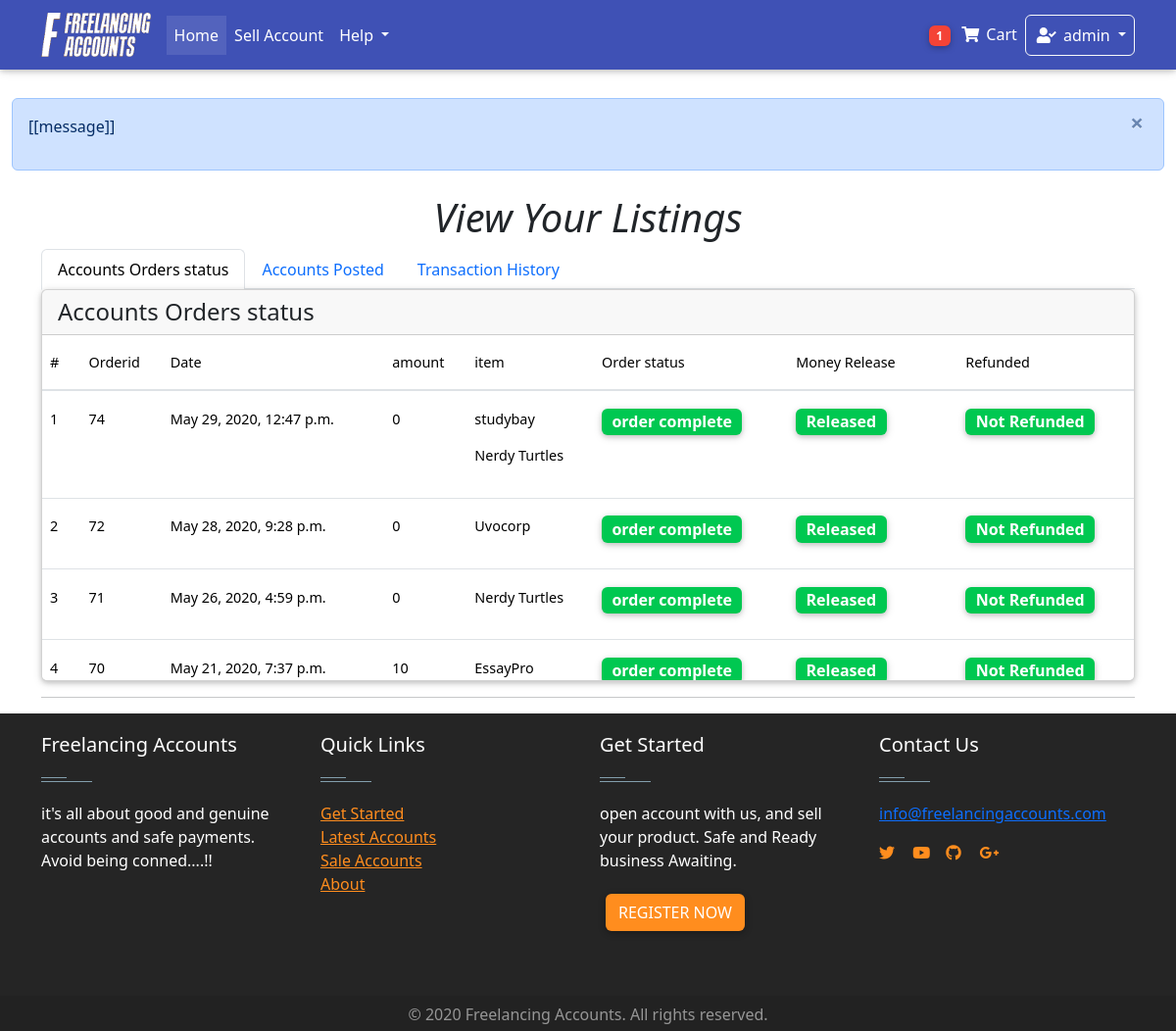
Page /dashboard/transactions/ (signed in) on the committed database.
### Home/models.py (models this page shows, shortened)
class Order(models.Model):
    user = models.ForeignKey(settings.AUTH_USER_MODEL,on_delete = models.CASCADE)
    items = models.ManyToManyField(OrderItem)
    start_date = models.DateField(auto_now_add = True)
    ordered_date = models.DateTimeField()
    ordered = models.BooleanField(default = False)
    seller = models.ForeignKey(settings.AUTH_USER_MODEL,on_delete = models.CASCADE, related_name="user", blank=True, null = True)
    amount = models.IntegerField(default=0.0)
    released = models.BooleanField(default=False)
    refund = models.BooleanField(default=False)
    billing_address = models.ForeignKey(
        "BillingAddress", on_delete = models.SET_NULL, blank = True, null = True)

class OrderItem(models.Model):
    user = models.ForeignKey(settings.AUTH_USER_MODEL,on_delete = models.CASCADE)
    item = models.ForeignKey(Item, on_delete = models.CASCADE)
    quantity = models.IntegerField(default= 1)
    ordered = models.BooleanField(default = False)

class Item(models.Model):
    created_by = models.ForeignKey(settings.AUTH_USER_MODEL,on_delete = models.CASCADE,blank = True, null = True, editable = False)
    created_at = models.DateTimeField(auto_now_add= True, blank = True, null = True )
    title = models.CharField(max_length = 100)
    price = models.FloatField(default = 0.0)
    discountprice = models.FloatField(blank= True, null = True)
    category = models.CharField(choices = Category_choices, max_length=2)
    label = models.CharField(choices = Label_choices, max_length=1)
    Level = models.CharField(choices = Level_choices, max_length = 15 ,blank= True, null = True)
    finished_orders = models.IntegerField(default = 1)
    rating = models.IntegerField(default = 50 )
    Reviews =models.IntegerField( default = 1)
    profile = models.CharField( max_length = 20)
    description = models.TextField()
    diplay_pic = models.ImageField(upload_to = "display_pics/%Y%m%d/", max_length =255 )
    contact = models.CharField(max_length=15 ,null = True,blank= True)
    sold = models.BooleanField(default=False)
    def get_discount_price(self):
        discount = self.price - self.discountprice
        return discount

### dashboard/views.py (the view)
# urls.py: path('transactions/', views.TransactionsView.as_view(), name = "transactions"),
class TransactionsView(generic.ListView):
    model = WithdrawPayouts
    template_name = "dashboard/view_transactions.html"
    def get_context_data(self, **kwargs):
        context = super(TransactionsView, self).get_context_data(**kwargs)
        order = Order.objects.filter(seller = self.request.user).order_by("-ordered_date")
        items = Item.objects.filter(created_by = self.request.user).order_by("-created_at")
        context["items"] = items
        context["order"] = order
        return context

### Home/templatetags/cart_template_tags.py (called while the page is built)
@register.filter
def cart_item_count(user):
    if user.is_authenticated:
        qs = Order.objects.filter(user = user, ordered = False)
        if qs.exists():
            return qs[0].items.count()
    return 0

@register.filter
def account_cash(user):
    if user.is_authenticated:
        qs = AccountsModel.objects.get(user= user)
        amount= qs.amount
        return amount

### Home/templatetags/login_tag.py (called while the page is built)
@register.inclusion_tag('logins/login_form.html')
def login_form_tag(current_page=None):
    return {'loginform': LoginForm(),
            'redirect_to': current_page}

### Home/templates/dashboard/view_transactions.html (shortened to what this page needs)
{% extends 'base.html' %}
{% block content%}
    <main class="container ">
      <h1 class="text-center"><i> View Your Listings </i></h1>
        <ul class="nav nav-tabs md-tabs " id="myTabMD" role="tablist">
          <li class="nav-item">
            <a class="nav-link active" id="profile-tab-md" data-toggle="tab" href="#profile-md" role="tab" aria-controls="profile-md"
              aria-selected="false"> Accounts Orders status</a>
          </li>
          <li class="nav-item">
            <a class="nav-link" id="accounts-tab" data-toggle="tab" href="#accounts" role="tab" aria-controls="accounts"
              aria-selected="false"> Accounts Posted </a>
          </li>
          <li class="nav-item">
            <a class="nav-link" id="home-tab-md" data-toggle="tab" href="#home-md" role="tab" aria-controls="home-md"
              aria-selected="true"> Transaction History </a>
          </li>
        </ul>
        <div class="tab-content " id="myTabContentMD">
          <div class="tab-pane fade show active" id="profile-md" role="tabpanel" aria-labelledby="profile-tab-md">
            <div class="card" style="overflow-y:scroll; height:400px;">
              <h4 class="card-header"> Accounts Orders status</h4>
              <div class="table-responsive  text-nowrap">
                  <table class="table table-hover ">
                    <thead>
                      <tr>
                        <th>#</th>
                        <th>Orderid</th>
                        <th>Date</th>
                        <th>amount</th>
                        <th> item </th>
                        <th> Order status</th>
                        <th> Money Release </th>
                        <th> Refunded </th>
                      </tr>
                    </thead>
                    <tbody>
                     {% for object in order %}
                      <tr>
                        <th scope="row">{{forloop.counter}}</th>
                        <td>{{ object.id }}</td>
                        <td>{{ object.ordered_date }}</td>
                        <td>{{ object.amount }}</td>
                        <td>
                          {% for obj in object.items.all %}
                            <p> {{obj.item.title}} </p>
                          {% endfor %}
                        </td>
                        <td>
                          {% if object.refund %}
                          <span class="badge badge-danger badge-pill" style="font-size: medium;"> Order cancelled </span>
                          {% elif object.ordered %}
                          <span class="badge badge-success badge-pill" style="font-size: medium;"> order complete </span>
                          {% else %}
                          <span class="badge purple badge-pill" style="font-size: medium;"> order in progress</span>
                          {% endif %}
                        </td>
                        <td>
                          {% if object.refund %}
                          <span class="badge badge-danger badge-pill" style="font-size: medium;"> Not Released </span>
                          {% elif object.released %}
                          <span class="badge badge-success badge-pill" style="font-size: medium;"> Released </span>
                          {% else %}
                          <span class="badge purple badge-pill" style="font-size: medium;"> Release pending.... </span>
                          {% endif %}
                        </td>
                        <td>
                          {% if object.refund %}
                          <span class="badge badge-danger badge-pill" style="font-size: medium;"> Refunded </span>
                          {% else %}
                          <span class="badge badge-success badge-pill" style="font-size: medium;"> Not Refunded </span>
                          {% endif %}
                        </td>
                      </tr>
                      {% empty %}
                      <tr>
                        <th scope="row"> </th>
                        <td colspan="4"> You have no previous orders to refund you Money </td>
                      </tr>
                      {% endfor %}
                    </tbody>
                  </table>
                </div>
          </div>
          </div>
        </div>
       <hr>
</main>
{% endblock %}

### Home/templates/nav.html (shortened to what this page needs)
{% load cart_template_tags %}
{% load static %}
{% load notifications_tags %}
    <nav class="navbar fixed-top navbar-expand-lg  navbar-dark indigo mb-5">
        <div class = 'container' >
            <a class="navbar-brand" href="/home/">
              <img src="{% static 'whitelogo.png' %}" height="45px" alt="">
            </a>
            <div class="collapse navbar-collapse" id="navbarSupportedContent">
              <ul class="navbar-nav mr-auto">
                <li class="nav-item active">
                  <a class="nav-link" href="/home/"> Home <span class="sr-only">(current)</span></a>
                </li>
                <li class="nav-item">
                  <a class = "nav-link" href="/sell-account/" >
                    Sell Account
                  </a>
                </li>
                <li class="nav-item dropdown">
                  <a class="nav-link dropdown-toggle" href="#" id="navbarDropdownMenuLink" role="button" data-toggle="dropdown" aria-haspopup="true" aria-expanded="false">
                    Help
                  </a>
                </li>
              </ul>
            </div>
            <ul class="navbar-nav nav-flex-icons mx-right">
              {%  if request.user.is_authenticated  %}
                <li class="nav-item">
                  <a class="nav-link waves-effect " href = "{% url "Home:order-summary" %}">
                    <span class="badge red z-depth-1 badge-pill mr-1"> {{ request.user|cart_item_count }}</span>
                    <i class="fas fa-shopping-cart"></i>
                    <span class="clearfix d-none d-sm-inline-block"> Cart </span>
                  </a>
                  <li class="nav-item dropdown">
                    <a class="nav-link dropdown-toggle border border-light rounded waves-effect  waves-light" href="#" id="navbarDropdownMenuLink" role="button" data-toggle="dropdown" aria-haspopup="true" aria-expanded="false">
                      <i class="fas fa-user-check"></i>  {{request.user}}
                    </a>
                  </li>
                  {% endif %}
                </ul>
          </div>
        </nav>

### rows in the picture
Order: id "74", ordered_date "May 29, 2020, 12:47 p.m.", amount "0", refund "order complete"
OrderItem: item "studybay"
OrderItem: item "Nerdy Turtles"
Order: id "72", ordered_date "May 28, 2020, 9:28 p.m.", amount "0", refund "order complete"
OrderItem: item "Uvocorp"
Order: id "71", ordered_date "May 26, 2020, 4:59 p.m.", amount "0", refund "order complete"
Order: id "70", ordered_date "May 21, 2020, 7:37 p.m.", amount "10", refund "order complete"
OrderItem: item "EssayPro"

### other values in the picture
{{ request.user|cart_item_count }} "1"
{{ request.user }} "admin"
